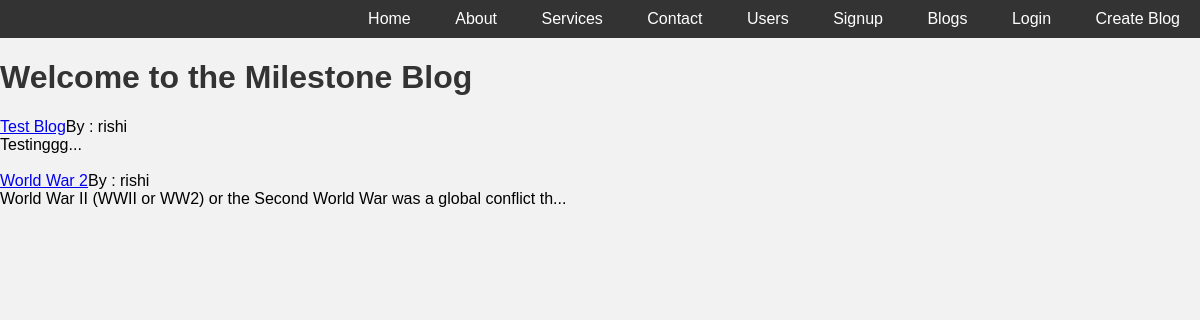
Before: /blogpage/ with the older database file.
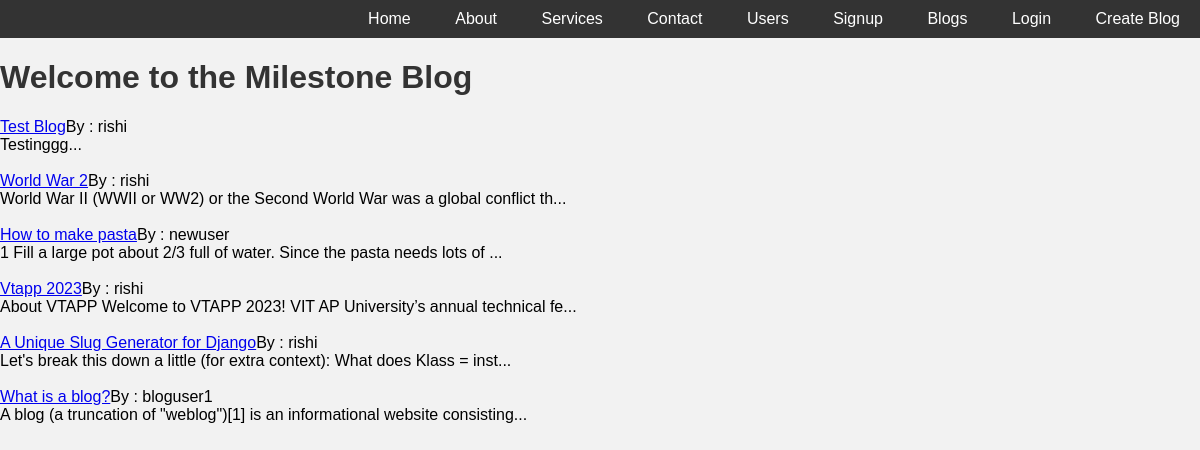
After: the same page with the newer database file.
### user/models.py (models this page shows, shortened)
class Blog(models.Model):
    serial_num = models.AutoField(primary_key=True)
    title = models.CharField(max_length=200)
    content = models.TextField()
    slug = models.SlugField(max_length=150, unique=True, blank=True)
    time = models.DateTimeField(auto_now_add=True)
    user_name = models.ForeignKey(User, on_delete=models.CASCADE, default=1)

### user/views.py (the view)
# urls.py: path('blogpage/', user_views.blogpage, name='blogpage'),
def blogpage(request):
    blogs = Blog.objects.all()
    context = {'blogs': blogs}
    return render(request,'blogpage.html',context)

### user/templates/blogpage.html (shortened to what this page needs)
{% extends "base.html" %}
{% block body %}
<h1>Welcome to the Milestone Blog</h1>
{% for blog in blogs %}
<a href="{{blog.slug}}/">{{blog.title}}</a>By :  {{blog.user_name}}
<br>
{{blog.content | slice:75}}...
<br>
<br>
{% endfor %}
{% endblock body %}

### user/templates/base.html (shortened to what this page needs)
{% load static %}
<!DOCTYPE html>
<html lang="en">
<head>
    <link rel="stylesheet" href="{% static 'style.css' %}">
</head>
<body>
    <header>
        <nav>
            <ul>
                <li><a href="{% url 'home' %}">Home</a></li>
                <li><a href="#">About</a></li>
                <li><a href="#">Services</a></li>
                <li><a href="#">Contact</a></li>
                <li><a href="{% url 'user:user list' %}">Users</a></li>
                <li><a href="{% url 'signup' %}">Signup</a></li>
                <li><a href="{% url 'blogpage' %}">Blogs</a></li>
                {% if user.is_authenticated %}
                    <li><a href="{% url 'logout'%}">Logout</a></li>
                    <li><a href="{% url 'profile' %}">Profile</a></li>
                {% else %}
                    <li><a href="{% url 'login' %}">Login</a></li>
                {% endif %}
                <li><a href="{% url 'createblog' %}">Create Blog</a></li>
            </ul>
        </nav>
    </header>
    {% block body%}
    {% endblock body%}
</body>
</html>

### user/static/style.css (style rules this page uses)
body { font-family: Arial, sans-serif; margin: 0; padding: 0; background-color: #f2f2f2; }
header { background-color: #333; color: #fff; padding: 10px 0; }
nav ul { list-style-type: none; padding: 0; margin: 0; text-align: right; }
nav li { display: inline; margin: 0 20px; }
nav a { text-decoration: none; color: #fff; }
h1 { color: #333; }

Changed rows visible on the page:
added Blog: title "How to make pasta", user_name "newuser", content "1 Fill a large pot about 2/3 full of water. Since the pasta needs lots of"
added Blog: title "Vtapp 2023", user_name "rishi", content "About VTAPP Welcome to VTAPP 2023! VIT AP University’s annual technical fe"
added Blog: title "A Unique Slug Generator for Django", user_name "rishi", content "Let's break this down a little (for extra context): What does Klass = inst"
added Blog: title "What is a blog?", user_name "bloguser1", content "A blog (a truncation of \"weblog\")[1] is an informational website consisting"
